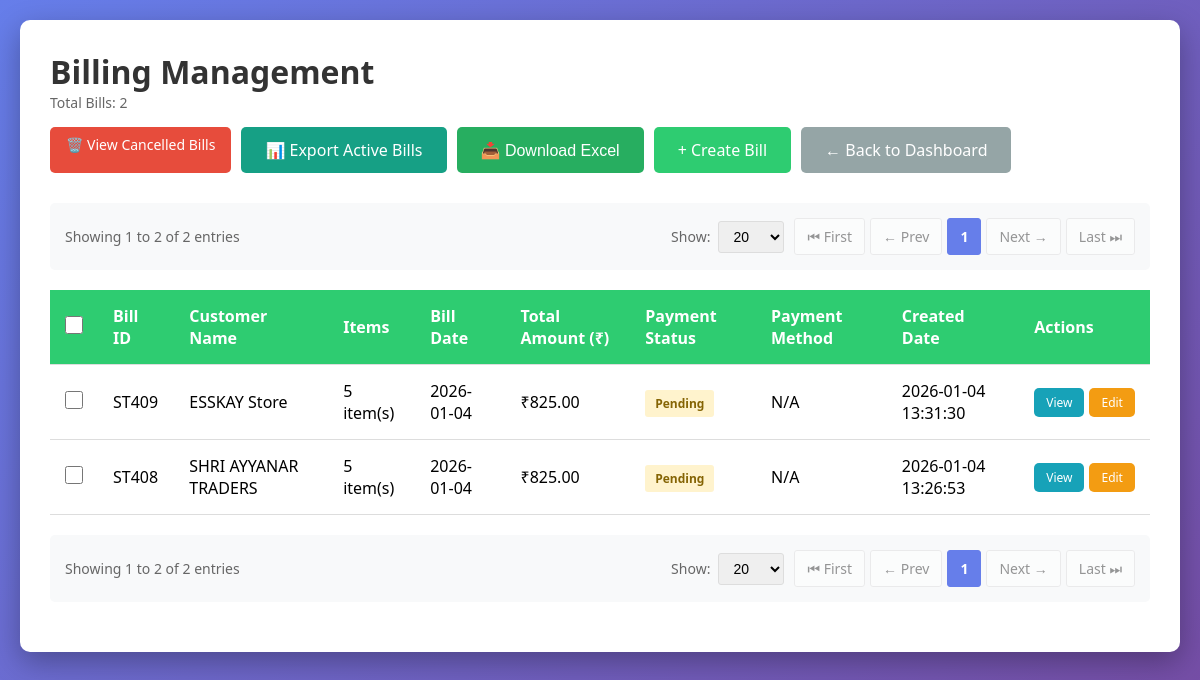
The app's page /billing/ with its own data.
### tables this page shows
CREATE TABLE billing (
                    id INTEGER PRIMARY KEY AUTOINCREMENT,
                    bill_id TEXT UNIQUE NOT NULL,
                    customer_id INTEGER NOT NULL,
                    bill_date DATE NOT NULL,
                    subtotal REAL DEFAULT 0.0,
                    gst_amount REAL DEFAULT 0.0,
                    total_amount REAL NOT NULL DEFAULT 0.0,
                    payment_status TEXT DEFAULT 'Pending',
                    notes TEXT,
                    created_at TIMESTAMP DEFAULT CURRENT_TIMESTAMP, round_off REAL DEFAULT 0.0,
                    FOREIGN KEY (customer_id) REFERENCES customers (id)
                );

CREATE TABLE customers (
                    id INTEGER PRIMARY KEY AUTOINCREMENT,
                    customer_id TEXT UNIQUE NOT NULL,
                    vendor_code TEXT UNIQUE,
                    name TEXT NOT NULL,
                    email TEXT,
                    mobile TEXT,
                    address TEXT,
                    state TEXT,
                    gst_number TEXT,
                    created_at TIMESTAMP DEFAULT CURRENT_TIMESTAMP
                );

### routes/billing.py (the view)
@billing_bp.route('/')
def index():
    show_cancelled = request.args.get('show_cancelled', 'false') == 'true'
    page = request.args.get('page', 1, type=int)
    per_page = request.args.get('per_page', 20, type=int)
    if per_page not in [10, 20, 50, 100]:
        per_page = 20
    if page < 1:
        page = 1
    conn = get_db_connection()
    if show_cancelled:
        total_count = conn.execute('''
            SELECT COUNT(*) as count FROM billing
            WHERE payment_status = 'Cancelled'
        ''').fetchone()['count']
    else:
        total_count = conn.execute('''
            SELECT COUNT(*) as count FROM billing
            WHERE payment_status != 'Cancelled'
        ''').fetchone()['count']
    total_pages = max(1, (total_count + per_page - 1) // per_page) if total_count > 0 else 1
    if page > total_pages:
        page = total_pages
    offset = (page - 1) * per_page
    if show_cancelled:
        bills = conn.execute('''
            SELECT b.*, c.name as customer_name,
                   (SELECT COUNT(*) FROM billing_items WHERE bill_id = b.bill_id) as item_count
            FROM billing b
            JOIN customers c ON b.customer_id = c.id
            WHERE b.payment_status = 'Cancelled'
            ORDER BY b.created_at DESC
            LIMIT ? OFFSET ?
        ''', (per_page, offset)).fetchall()
    else:
        bills = conn.execute('''
            SELECT b.*, c.name as customer_name,
                   (SELECT COUNT(*) FROM billing_items WHERE bill_id = b.bill_id) as item_count
            FROM billing b
            JOIN customers c ON b.customer_id = c.id
            WHERE b.payment_status != 'Cancelled'
            ORDER BY b.created_at DESC
            LIMIT ? OFFSET ?
        ''', (per_page, offset)).fetchall()
    conn.close()
    has_prev = page > 1
    has_next = page < total_pages
    return render_template('billing/index.html',
                         bills=bills,
                         show_cancelled=show_cancelled,
                         page=page,
                         per_page=per_page,
                         total_count=total_count,
                         total_pages=total_pages,
                         has_prev=has_prev,
                         has_next=has_next)

### database.py (called while the page is built)
def get_db_connection():
    conn = sqlite3.connect(DATABASE)
    conn.row_factory = sqlite3.Row
    return conn

### templates/billing/index.html (shortened to what this page needs)
<!DOCTYPE html>
<html lang="en">
<head>
</head>
<body>
    <div class="container">
        <div class="header">
            <div>
                <h1>Billing Management{% if show_cancelled %} - Cancelled Bills{% endif %}</h1>
                <p class="bill-count">Total Bills: {{ total_count }}</p>
            </div>
            <div class="button-group">
                {% if show_cancelled %}
                <a href="{{ url_for('billing.index') }}" class="btn btn-info no-print">📋 View Active Bills</a>
                {% else %}
                <a href="{{ url_for('billing.index', show_cancelled='true') }}" class="btn btn-danger no-print">🗑️ View Cancelled Bills</a>
                {% endif %}
                <a href="{{ url_for('billing.active_bills_export') }}" class="btn btn-success no-print" style="background: #16a085;">📊 Export Active Bills</a>
                <button onclick="downloadExcel()" class="btn btn-success no-print">📥 Download Excel</button>
                <a href="{{ url_for('billing.create') }}" class="btn btn-primary no-print">+ Create Bill</a>
                <a href="{{ url_for('dashboard') }}" class="btn btn-secondary no-print">← Back to Dashboard</a>
            </div>
        </div>
        {% if total_count > 0 %}
            {% set route_name = 'billing.index' %}
            {% set extra_params = {'show_cancelled': 'true' if show_cancelled else 'false'} %}
            {% include 'pagination.html' %}
        {% endif %}
        {% if bills %}
            <form id="cancelForm" method="POST" action="{{ url_for('billing.cancel_bills_confirm') }}">
                <table>
                    <thead>
                        <tr>
                            {% if not show_cancelled %}
                            <th class="checkbox-cell no-print">
                                <input type="checkbox" id="selectAll" onchange="toggleSelectAll(this)">
                            </th>
                            {% endif %}
                            <th>Bill ID</th>
                            <th>Customer Name</th>
                            <th>Items</th>
                            <th>Bill Date</th>
                            <th>Total Amount (₹)</th>
                            <th>Payment Status</th>
                            <th>Payment Method</th>
                            <th>Created Date</th>
                            <th class="no-print">Actions</th>
                        </tr>
                    </thead>
                    <tbody>
                        {% for bill in bills %}
                        <tr>
                            {% if not show_cancelled %}
                            <td class="checkbox-cell no-print">
                                <input type="checkbox" name="bill_ids[]" value="{{ bill['id'] }}" class="bill-checkbox" onchange="updateSelection()">
                            </td>
                            {% endif %}
                            <td>{{ bill['bill_id'] }}</td>
                            <td>{{ bill['customer_name'] }}</td>
                            <td>{{ bill['item_count'] }} item(s)</td>
                            <td>{{ bill['bill_date'] }}</td>
                            <td>₹{{ "%.2f"|format(bill['total_amount']) }}</td>
                            <td>
                                <span class="status-badge status-{{ bill['payment_status']|lower }}">
                                    {{ bill['payment_status'] }}
                                </span>
                            </td>
                            <td>{{ bill['payment_method'] or 'N/A' }}</td>
                            <td>{{ bill['created_at'] }}</td>
                            <td class="no-print">
                                <div style="display: flex; gap: 5px;">
                                    <a href="{{ url_for('billing.view', id=bill['id']) }}" class="btn btn-info" style="padding: 6px 12px; font-size: 12px;">View</a>
                                    <a href="{{ url_for('billing.update', bill_id=bill['id']) }}" class="btn btn-primary" style="padding: 6px 12px; font-size: 12px; background: #f39c12;">Edit</a>
                                </div>
                            </td>
                        </tr>
                        {% endfor %}
                    </tbody>
                </table>
            </form>
            {% if total_count > 0 %}
                {% set route_name = 'billing.index' %}
                {% set extra_params = {'show_cancelled': 'true' if show_cancelled else 'false'} %}
                {% include 'pagination.html' %}
            {% endif %}
        {% endif %}
    </div>
</body>
</html>

### templates/billing/index.html (style rules this page uses)
* { margin: 0; padding: 0; box-sizing: border-box; }
body { font-family: 'Segoe UI', Tahoma, Geneva, Verdana, sans-serif; background: linear-gradient(135deg, #667eea 0%, #764ba2 100%); min-height: 100vh; padding: 20px; }
.container { max-width: 1400px; margin: 0 auto; background: white; border-radius: 10px; box-shadow: 0 10px 30px rgba(0,0,0,0.3); padding: 30px; }
.header { display: flex; justify-content: space-between; align-items: center; margin-bottom: 30px; flex-wrap: wrap; gap: 15px; }
h1 { color: #333; }
.btn { padding: 12px 24px; border: none; border-radius: 5px; cursor: pointer; text-decoration: none; font-size: 16px; transition: all 0.3s; display: inline-block; }
.btn-primary { background: #2ecc71; color: white; }
.btn-secondary { background: #95a5a6; color: white; }
.btn-info { background: #3498db; color: white; padding: 8px 16px; font-size: 14px; }
.btn-danger { background: #e74c3c; color: white; padding: 8px 16px; font-size: 14px; }
.btn-success { background: #27ae60; color: white; }
.btn-info { background: #17a2b8; color: white; }
table { width: 100%; border-collapse: collapse; margin-top: 20px; }
th, td { padding: 15px; text-align: left; border-bottom: 1px solid #ddd; }
th { background: #2ecc71; color: white; font-weight: 600; }
.bill-count { color: #666; font-size: 14px; }
.button-group { display: flex; gap: 10px; }
.status-badge { padding: 5px 10px; border-radius: 3px; font-size: 12px; font-weight: bold; }
.status-pending { background: #fff3cd; color: #856404; }
.checkbox-cell { width: 40px; text-align: center; }
input[type="checkbox"] { width: 18px; height: 18px; cursor: pointer; }

### records on screen
billing: bill_id "ST409", customer_name "ESSKAY Store", item_count "5", bill_date "2026-01-04", total_amount "825.00", payment_status "Pending", bill "N/A", created_at "2026-01-04 13:31:30"
billing: bill_id "ST408", customer_name "SHRI AYYANAR TRADERS", item_count "5", bill_date "2026-01-04", total_amount "825.00", payment_status "Pending", bill "N/A", created_at "2026-01-04 13:26:53"

### other values on screen
{{ total_count }} "2"
{{ ((page - 1) * per_page) + 1 }} "1 1"
{{ [page * per_page, total_count]|min }} "2 2"
{{ total_count }} "2 2"
{{ p }} "1" "1"
